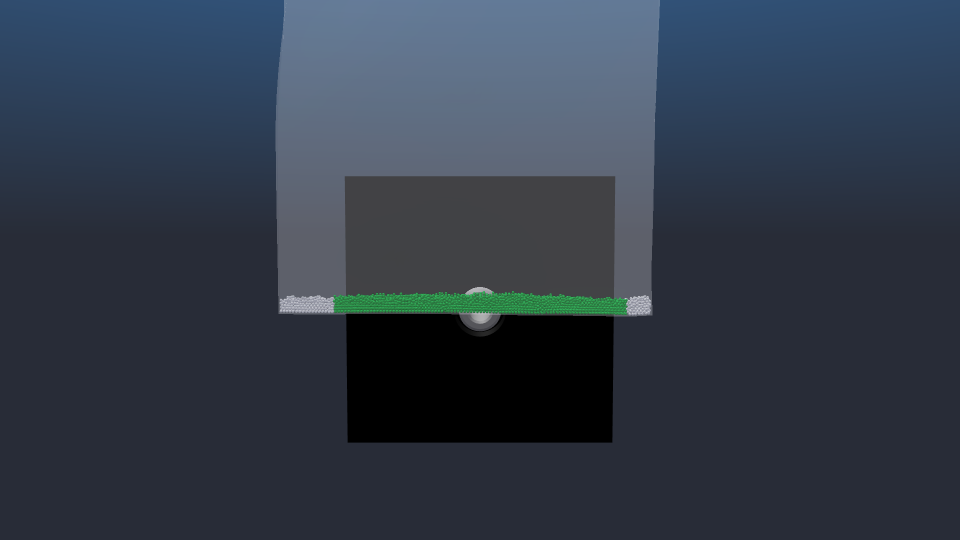
#> input picture lab_meeting_deck/assets/escape_raw_front_0.png, 1920 x 1080 px (shown at 1/2 size); its folder holds 2 pictures in this run
$ python sheet.py assets
#> lines starting #> are read from the running program, lines starting #| are printed output that depends on the picture
import sys,os
from PIL import Image
d=sys.argv[1]
fs=sorted([f for f in os.listdir(d) if f.lower().endswith('.png')],key=lambda f:int(''.join(c for c in f if c.isdigit())))
for k in range(0,len(fs),6):
    im=Image.new('RGB',(1280*2,720*3),'white')
#> im: PIL image 2560x2160 RGB; every value is 255
    for i,f in enumerate(fs[k:k+6]):
        im.paste(Image.open(os.path.join(d,f)).convert("RGB").resize((1280,720)),((i%2)*1280,(i//2)*720))
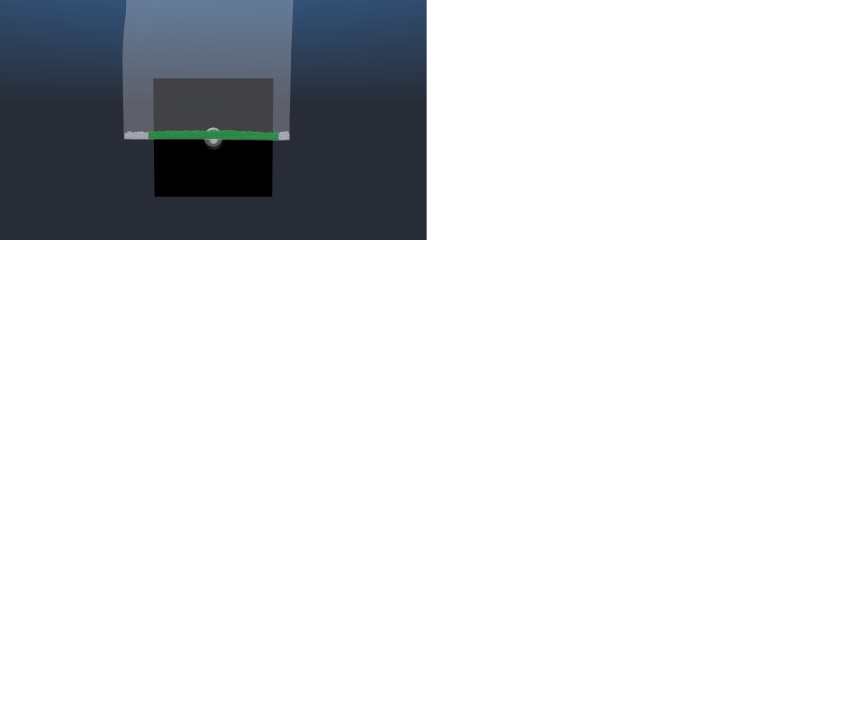
#> im: PIL image 2560x2160 RGB (shown at 1/3 size); mean R, G, B 220.7, 222.3, 224.6
    im.resize((1280,1080)).save(os.path.join(d,f'..\sheet{k//6}.png'))
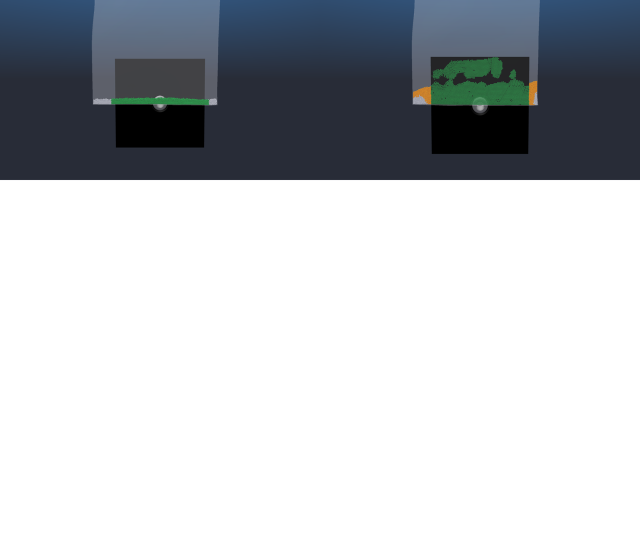
#> saved as sheet0.png: PIL image 1280x1080 RGB (shown at 1/2 size); mean R, G, B 186.1, 189.7, 193.8

$ run again, on lab_meeting_deck/assets/escape_raw_front_148.png
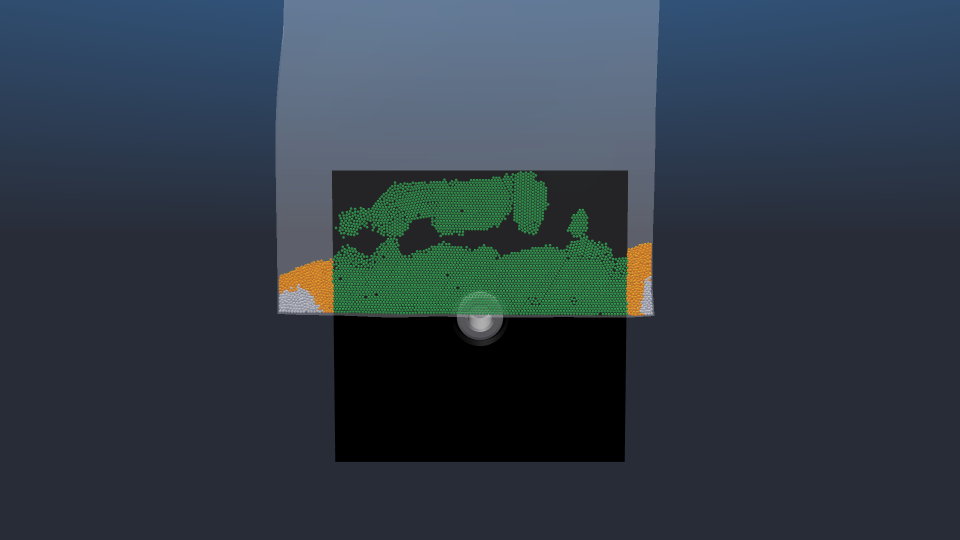
#> input picture lab_meeting_deck/assets/escape_raw_front_148.png, 1920 x 1080 px (shown at 1/2 size)
#> `im.paste(Image.open(os.path.join(d,f)).convert("RGB").resize((1280,720..`:
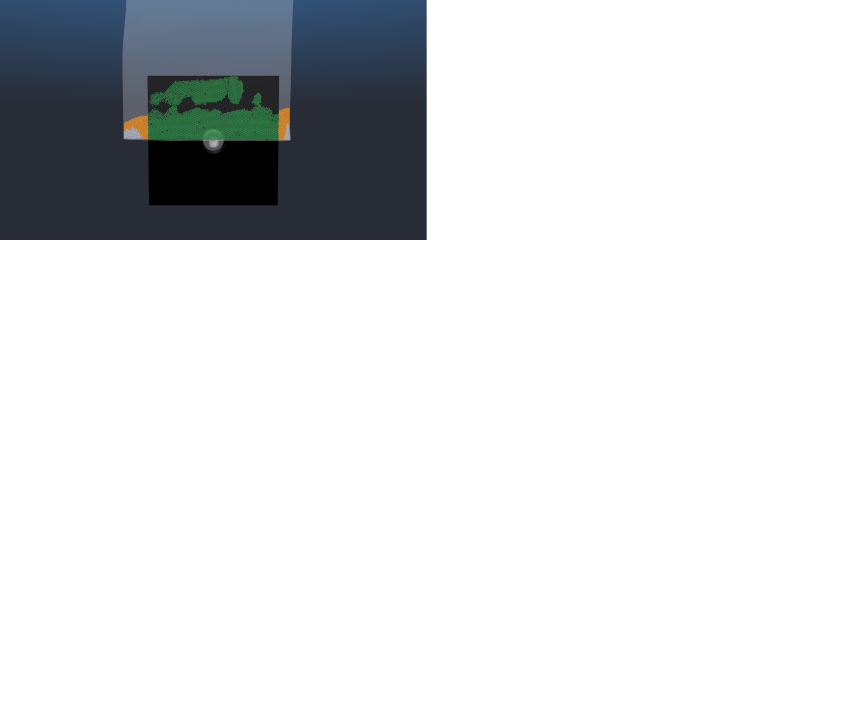
#> im: PIL image 2560x2160 RGB (shown at 1/3 size); mean R, G, B 220.4, 222.3, 224.2
